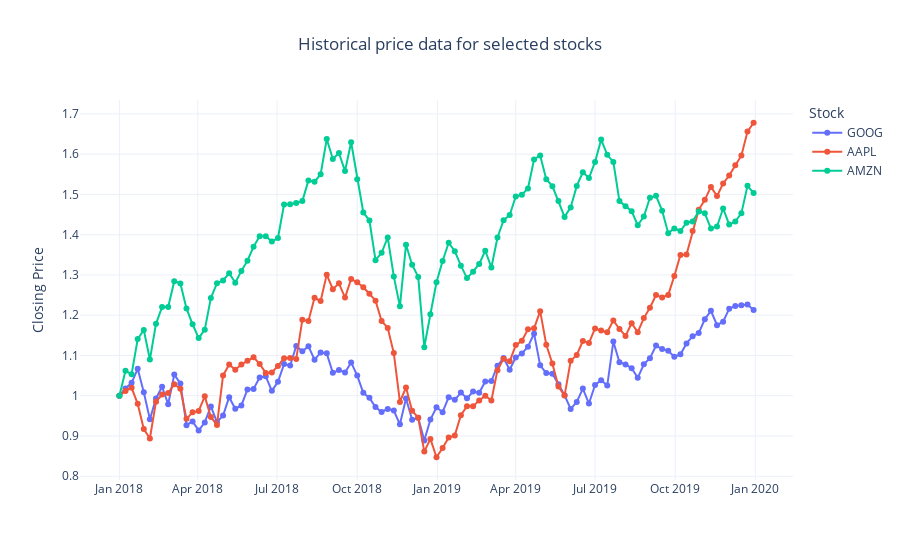

The notebook cell saved with this chart:
### Markdown cell above
### Correcting the labels

### Code cell
line = px.line(df_stocks, x = 'date', y = ['GOOG','AAPL','AMZN'],
               title = title_,
               labels = {'date': 'Date', 'variable' : 'Stock', 'value' : 'Closing Price'},
               markers = True
               )

line.update_layout(title_x = 0.5, xaxis_title = None)

line.show()
